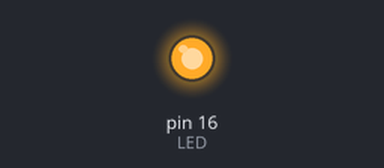
Bench run of a sketch on a simulated Arduino Uno, built with avr-gcc and run on an emulated ATmega328P. Shown: output pins drawn as LEDs (lit = HIGH).

Above: at 0.1 s.
Timing chart, 0 to 1.6 s (numbered marks = the images above):
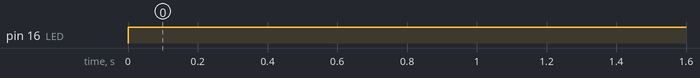

The sketch:

sketch_jun14a.ino
```cpp
int LED=16; //Das Wort „LED“ steht jetzt für den Wert 9.


void setup()//Hier beginnt das Setup.
{
pinMode(LED, OUTPUT);//Der Pin mit der LED (Pin9) ist ein Ausgang
}

void loop()
{
digitalWrite(LED, HIGH);
}
```

Measured:
- by itself, pin 16 (LED): LOW → HIGH at 0.00 s
